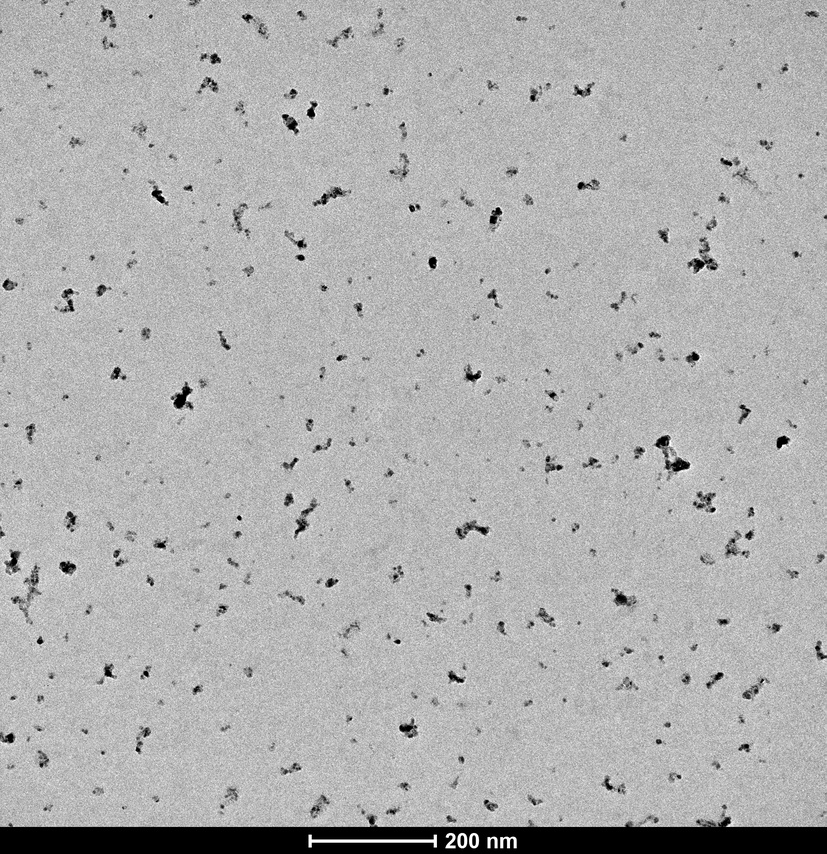
#> input picture sample_image_1.jpg, 827 x 854 px, shrunk from 2048 x 2115 before the run
$ python -i otsu_segment.py   (imports and definitions only)
#> lines starting #> are read from the running program, lines starting #| are printed output that depends on the picture; after the words box and inside, x2 and y2 are one past the last pixel; in counts of white or black regions, pixels touching at a corner belong together
#> further down, picture is the input picture: shape (854, 827); min 0, max 255, mean 175.8
from skimage import measure, morphology  # Import particle measurement and morphological tools from scikit-image
from scipy import ndimage  # Import functions for binary image manipulation from SciPy

def segment_particles(binary_image, min_size=3):
    """
    Segments particles in a binary image using connected component analysis,
    removes small noise objects, fills internal holes, and returns labeled regions.

    Parameters:
    -----------
    binary_image : np.ndarray (bool)
        Binary mask of the image where True = foreground (particle), False = background.
    min_size : int, optional (default=3)
        Minimum size (in pixels) for objects to be retained. Smaller regions are considered noise.

    Returns:
    --------
    labeled : np.ndarray (int)
        Labeled image where each connected component (particle) has a unique positive integer label.
        Background is labeled as 0.
    regions : list of skimage.measure._regionprops.RegionProperties
        A list of region properties for each labeled particle, which can be used for size, shape, etc.
    """
#> called with min_size = 3

    # Step 1: Remove small objects from the binary image
    # This is a morphological operation to eliminate noise and tiny specks
    # Any connected group of True pixels smaller than min_size is removed
    cleaned = morphology.remove_small_objects(binary_image, min_size=min_size)

    # Step 2: Fill internal holes within objects (particles)
    # Ensures that ring-shaped particles or porous features are treated as solid
    # For example, a particle shaped like a donut will be filled in
    filled = ndimage.binary_fill_holes(cleaned)
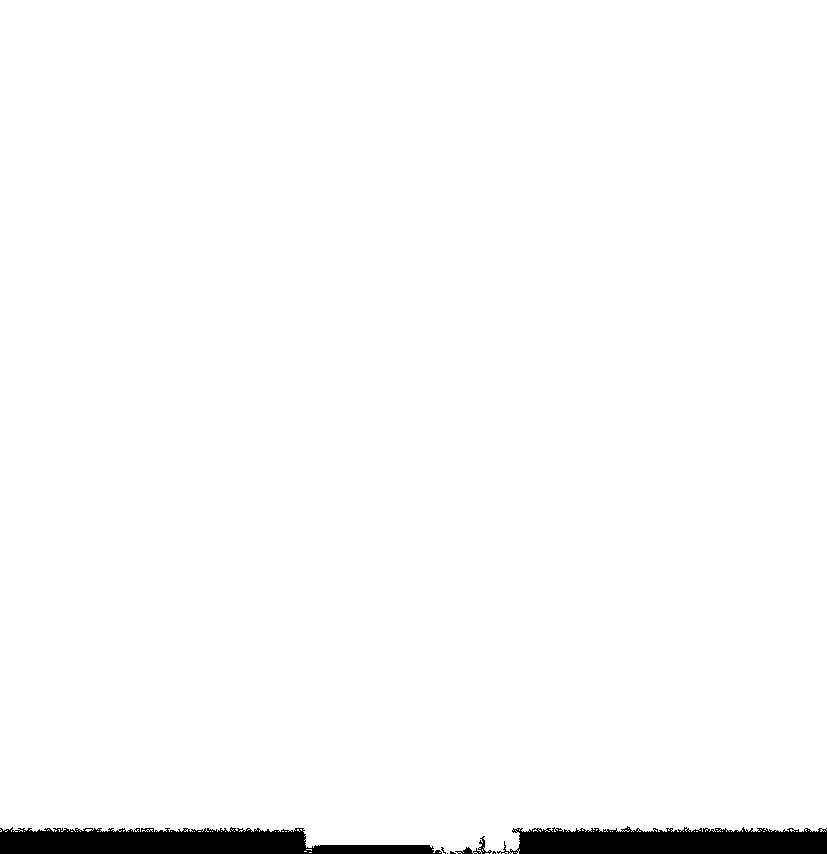
#> filled: shape (854, 827) bool; 97.7% white; 7 black regions (4 under 20 px)

    # Step 3: Label connected components in the binary image
    # Each group of connected True pixels gets a unique label: 1, 2, 3, ..., N
    # Background pixels (False) are labeled as 0
    # '_' represents `num_particles` counts the number of detected objects
    labeled, _ = ndimage.label(filled)
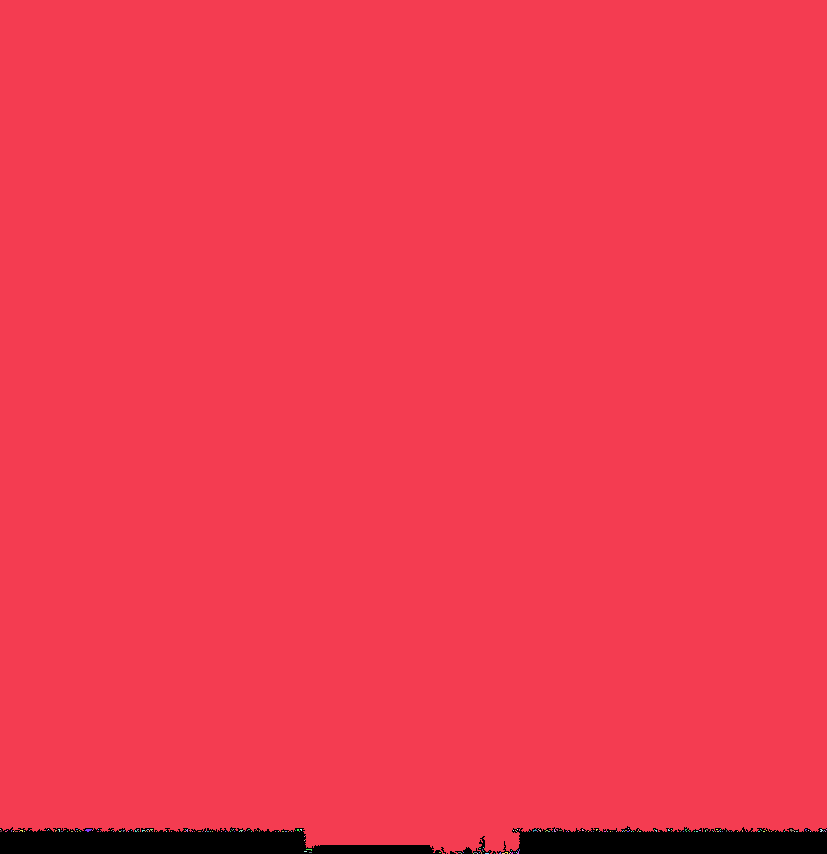
#> labeled: shape (854, 827) int32; 220 distinct labels, from 0 to 219; one colour per label, 0 black

    # Step 4: Compute region properties of the labeled image
    # This returns measurements like area, centroid, bounding box, etc., for each particle
    regions = measure.regionprops(labeled)
#> regions = 219 regions; largest, box (x1, y1, x2, y2) and area: (0, 0, 827, 854) 689859, (85, 829, 92, 832) 14, (790, 829, 794, 832) 7, (306, 849, 312, 851) 7, (533, 829, 537, 832) 6

    # Step 5: Return the labeled image and list of particle properties
    return labeled, regions

>>> import cv2
>>> picture = cv2.imread('../../sample_image_1.jpg', cv2.IMREAD_GRAYSCALE)
>>> result = segment_particles(picture)
